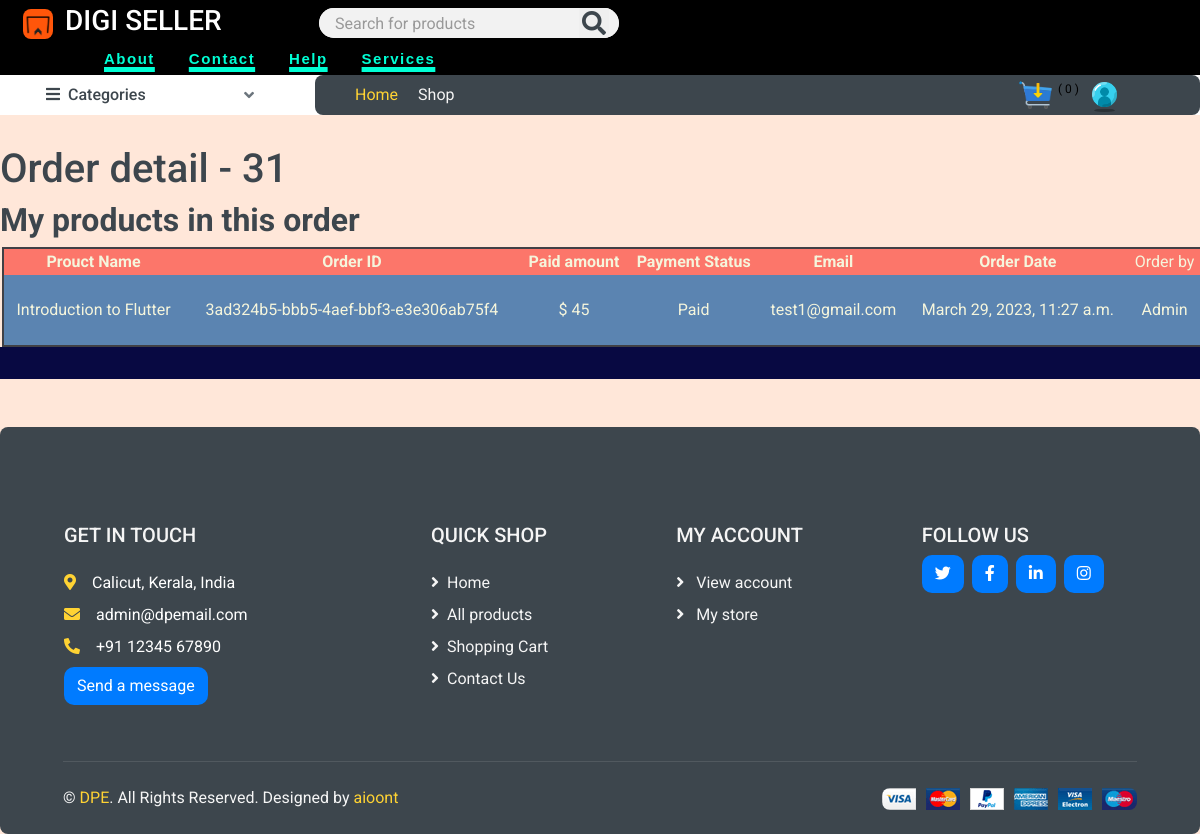
The app's page /my-store/order-detail/31/ (signed in) with its own data.
### store/models.py (models this page shows, shortened)
class Order(models.Model):
    full_name = models.CharField(max_length=50, null=True)
    email = models.EmailField(max_length=50)
    mobile = models.CharField(max_length=15, null=True, blank=True)
    address = models.TextField(blank=True)
    paid_amount = models.IntegerField(blank=True, null=True)
    is_paid = models.BooleanField(default=False)
    order_id = models.CharField(max_length=255)
    payment_intent = models.CharField(max_length=255, null=True)
    created_by = models.ForeignKey(User, related_name='orders', on_delete=models.SET_NULL, null=True)
    created_at = models.DateTimeField(auto_now_add=True)

class OrderItem(models.Model):
    order = models.ForeignKey(Order, related_name='items', on_delete=models.CASCADE)
    product = models.ForeignKey(Product, related_name='items', on_delete=models.CASCADE)
    price = models.IntegerField()
    quantity = models.IntegerField(default=1)
    is_admin_paid_to_vendor = models.BooleanField(default=False, null=True)

class Product(models.Model):
    DRAFT = 'draft'
    WAITING_APPROVAL = 'waitingapproval'
    ACTIVE = 'active'
    DELETEED = 'deleted'
    STATUS_CHOICES = (
        (DRAFT, 'Draft'),
        (WAITING_APPROVAL, 'waitingapproval'),
        (ACTIVE, 'active'),
        (DELETEED,  'deleted')
    )
    user = models.ForeignKey(User, related_name='products', on_delete=models.CASCADE)  #vendor who added product
    category = models.ForeignKey(Category, related_name='products', on_delete=models.CASCADE)
    title = models.CharField(max_length=50)
    digital_product = models.FileField(upload_to='uploads/digital_product/')
    image = models.ImageField(upload_to='uploads/product_images/', null=True)
    video = models.FileField(upload_to='uploads/videos/', null=True)
    slug = models.SlugField(max_length=50)
    description = models.TextField(blank=True)
    price = models.IntegerField()
    discount_price = models.IntegerField(blank=True, null=True) #video_url = models.URLField()  URLField stores a string representing the URL of the video.  <iframe width="560" height="315" src="{{ product.video_url }}" frameborder="0" allowfullscreen></iframe>
    quantity = models.IntegerField(blank=True, null=True)
    sold = models.IntegerField(blank=True, null=True,default=0)
    rating = models.IntegerField(default=0)
    created_at = models.DateTimeField(auto_now_add=True)
    updated_at = models.DateTimeField(auto_now=True)
    status = models.CharField(max_length=20, choices=STATUS_CHOICES, default=ACTIVE)
    class Meta:
        ordering = ('-created_at',)

### userprofile/models.py (models this page shows)
class CustomUser(AbstractUser):
    username = None
    email = models.EmailField(_('email address'), unique=True)
    mobile = models.CharField(max_length=15, null=True, blank= True)
    is_vendor = models.BooleanField(default=False)
    USERNAME_FIELD = 'email'
    REQUIRED_FIELDS = ['mobile']
    objects = CustomUserManager()
    def __str__(self):
        return self.first_name

### userprofile/views.py (the view)
# urls.py: path('my-store/order-detail/<int:pk>/', views.my_store_order_detail, name='my_store_order_detail'),
@login_required
def my_store_order_detail(request, pk):
    order = get_object_or_404(Order, pk=pk)  # pk matched with pk from url
    return render(request, 'my_store_order_detail.html', {
        'order': order
    })

### store/cart.py (called while the page is built)
    def __len__(self):
        return sum(item['quantity'] for item in self.cart.values())

### store/context_processors.py (called while the page is built)
def cart(request):  # to make cart globally available context_processord.py used
    return {'cart': Cart(request)}

### store/templatetags/menu.py (called while the page is built)
@register.inclusion_tag('menu.html')
def menu():
    categories = Category.objects.all()
    return {'categories':categories}

### userprofile/templates/my_store_order_detail.html (shortened to what this page needs)
{% extends 'base.html' %}
{% load static %}
{% block content %}
    <h1> Order detail - {{ order.id }} </h1>
    <h2>My products in this order </h2>
<table class="table-td">
    <thead class="table-th">
        <tr>
         <th>Prouct Name</th>
         <th>Order ID</th>
         <th>Paid amount</th>
         <th>Payment Status</th>
         <th>Email</th>
         <th>Order Date</th>
         <td>Order by </td>
        </tr>
    </thead>
    <tbody>
     {% for item in order.items.all %}
        {% if item.product.user == request.user %}
        <tr>
            <td> {{ item.product.title }} </td>
            <td>{{ item.order.order_id }}</td>
            <td> $ {{ item.order.paid_amount }}</td>
            <td>{% if order.is_paid %}Paid{% else %}Not Paid{% endif %}</td>
            <td>{{ item.order.email }}</td>
            <td> {{ item.order.created_at }} </td>
            <td> {{ item.order.created_by }} </td>
          </tr>
        {% endif %}
    {% endfor %}
</tbody>
</table>
{% endblock %}

### userprofile/templates/my_store_order_detail.html (style rules this page uses)
.table-td { border: 2px solid rgb(65, 64, 69); border-radius: 4px; background-color: #5B84B1FF; color: beige; margin-right: 2px; margin-left: 2px; text-align: center; width: 100%; height:100px; }
.table-th { border-collapse: collapse; background-color: #FC766AFF; text-align: center; }

### records on screen
Order: id "31"
OrderItem: product "Introduction to Flutter", order.order_id "3ad324b5-bbb5-4aef-bbf3-e3e306ab75f4", order.paid_amount "45", order.email "test1@gmail.com", order.created_at "March 29, 2023, 11:27 a.m.", order.created_by "Admin"

### other values on screen
{{ cart|length }} "0"
